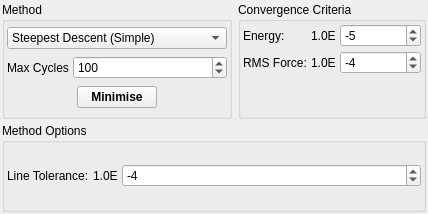
<ui version="4.0">
 <class>MinimiserDialog</class>
 <widget class="QDialog" name="MinimiserDialog">
  <property name="geometry">
   <rect>
    <x>0</x>
    <y>0</y>
    <width>428</width>
    <height>214</height>
   </rect>
  </property>
  <property name="windowTitle">
   <string>Minimiser</string>
  </property>
  <property name="windowIcon">
   <iconset resource="icons.qrc">
    <normaloff>:/stackicons/icons/stack_minimiser.svg</normaloff>:/stackicons/icons/stack_minimiser.svg</iconset>
  </property>
  <layout class="QVBoxLayout">
   <property name="spacing">
    <number>4</number>
   </property>
   <property name="margin">
    <number>2</number>
   </property>
   <item>
    <layout class="QHBoxLayout">
     <property name="spacing">
      <number>6</number>
     </property>
     <property name="margin">
      <number>0</number>
     </property>
     <item>
      <widget class="QGroupBox" name="groupBox">
       <property name="sizePolicy">
        <sizepolicy hsizetype="Minimum" vsizetype="Minimum">
         <horstretch>0</horstretch>
         <verstretch>0</verstretch>
        </sizepolicy>
       </property>
       <property name="title">
        <string>Method</string>
       </property>
       <layout class="QVBoxLayout">
        <property name="spacing">
         <number>4</number>
        </property>
        <property name="margin">
         <number>2</number>
        </property>
        <item>
         <widget class="QComboBox" name="MinimiserMethodCombo">
          <property name="sizePolicy">
           <sizepolicy hsizetype="Expanding" vsizetype="Fixed">
            <horstretch>0</horstretch>
            <verstretch>0</verstretch>
           </sizepolicy>
          </property>
          <item>
           <property name="text">
            <string>Steepest Descent (Simple)</string>
           </property>
          </item>
          <item>
           <property name="text">
            <string>Steepest Descent (Line Minimised)</string>
           </property>
          </item>
          <item>
           <property name="text">
            <string>Conjugate Gradient</string>
           </property>
          </item>
          <item>
           <property name="text">
            <string>Monte Carlo (Molecular)</string>
           </property>
          </item>
          <item>
           <property name="text">
            <string>BFGS / PM6 (MOPAC)</string>
           </property>
          </item>
         </widget>
        </item>
        <item>
         <layout class="QHBoxLayout">
          <property name="spacing">
           <number>4</number>
          </property>
          <property name="margin">
           <number>0</number>
          </property>
          <item>
           <widget class="QLabel" name="label_46">
            <property name="text">
             <string>Max Cycles</string>
            </property>
           </widget>
          </item>
          <item>
           <widget class="QSpinBox" name="MinimiseCyclesSpin">
            <property name="sizePolicy">
             <sizepolicy hsizetype="Expanding" vsizetype="Fixed">
              <horstretch>0</horstretch>
              <verstretch>0</verstretch>
             </sizepolicy>
            </property>
            <property name="minimum">
             <number>1</number>
            </property>
            <property name="maximum">
             <number>10000</number>
            </property>
            <property name="singleStep">
             <number>2</number>
            </property>
            <property name="value">
             <number>100</number>
            </property>
           </widget>
          </item>
         </layout>
        </item>
        <item>
         <layout class="QHBoxLayout">
          <property name="spacing">
           <number>4</number>
          </property>
          <property name="margin">
           <number>0</number>
          </property>
          <item>
           <spacer>
            <property name="orientation">
             <enum>Qt::Horizontal</enum>
            </property>
            <property name="sizeHint" stdset="0">
             <size>
              <width>21</width>
              <height>20</height>
             </size>
            </property>
           </spacer>
          </item>
          <item>
           <widget class="QPushButton" name="MinimiseButton">
            <property name="font">
             <font>
              <weight>75</weight>
              <bold>true</bold>
             </font>
            </property>
            <property name="text">
             <string>Minimise</string>
            </property>
            <property name="autoDefault">
             <bool>false</bool>
            </property>
           </widget>
          </item>
          <item>
           <spacer>
            <property name="orientation">
             <enum>Qt::Horizontal</enum>
            </property>
            <property name="sizeHint" stdset="0">
             <size>
              <width>21</width>
              <height>20</height>
             </size>
            </property>
           </spacer>
          </item>
         </layout>
        </item>
       </layout>
      </widget>
     </item>
     <item>
      <widget class="QGroupBox" name="ConvergenceGroup">
       <property name="sizePolicy">
        <sizepolicy hsizetype="Expanding" vsizetype="Minimum">
         <horstretch>0</horstretch>
         <verstretch>0</verstretch>
        </sizepolicy>
       </property>
       <property name="title">
        <string>Convergence Criteria</string>
       </property>
       <layout class="QGridLayout">
        <property name="margin">
         <number>2</number>
        </property>
        <property name="spacing">
         <number>4</number>
        </property>
        <item row="0" column="2">
         <widget class="QSpinBox" name="EnergyConvergeSpin">
          <property name="sizePolicy">
           <sizepolicy hsizetype="Expanding" vsizetype="Fixed">
            <horstretch>0</horstretch>
            <verstretch>0</verstretch>
           </sizepolicy>
          </property>
          <property name="minimum">
           <number>-10</number>
          </property>
          <property name="maximum">
           <number>1</number>
          </property>
          <property name="value">
           <number>-5</number>
          </property>
         </widget>
        </item>
        <item row="1" column="2">
         <widget class="QSpinBox" name="ForceConvergeSpin">
          <property name="enabled">
           <bool>true</bool>
          </property>
          <property name="sizePolicy">
           <sizepolicy hsizetype="Expanding" vsizetype="Fixed">
            <horstretch>0</horstretch>
            <verstretch>0</verstretch>
           </sizepolicy>
          </property>
          <property name="minimum">
           <number>-10</number>
          </property>
          <property name="maximum">
           <number>1</number>
          </property>
          <property name="value">
           <number>-4</number>
          </property>
         </widget>
        </item>
        <item row="0" column="1">
         <widget class="QLabel" name="label_26">
          <property name="sizePolicy">
           <sizepolicy hsizetype="Minimum" vsizetype="Preferred">
            <horstretch>0</horstretch>
            <verstretch>0</verstretch>
           </sizepolicy>
          </property>
          <property name="text">
           <string>1.0E</string>
          </property>
         </widget>
        </item>
        <item row="0" column="0">
         <widget class="QLabel" name="label_9">
          <property name="sizePolicy">
           <sizepolicy hsizetype="Minimum" vsizetype="Preferred">
            <horstretch>0</horstretch>
            <verstretch>0</verstretch>
           </sizepolicy>
          </property>
          <property name="text">
           <string>Energy:</string>
          </property>
         </widget>
        </item>
        <item row="1" column="1">
         <widget class="QLabel" name="label_45">
          <property name="sizePolicy">
           <sizepolicy hsizetype="Minimum" vsizetype="Preferred">
            <horstretch>0</horstretch>
            <verstretch>0</verstretch>
           </sizepolicy>
          </property>
          <property name="text">
           <string>1.0E</string>
          </property>
         </widget>
        </item>
        <item row="1" column="0">
         <widget class="QLabel" name="label_10">
          <property name="sizePolicy">
           <sizepolicy hsizetype="Minimum" vsizetype="Preferred">
            <horstretch>0</horstretch>
            <verstretch>0</verstretch>
           </sizepolicy>
          </property>
          <property name="text">
           <string>RMS Force:</string>
          </property>
         </widget>
        </item>
        <item row="2" column="1">
         <spacer>
          <property name="orientation">
           <enum>Qt::Vertical</enum>
          </property>
          <property name="sizeHint" stdset="0">
           <size>
            <width>20</width>
            <height>40</height>
           </size>
          </property>
         </spacer>
        </item>
       </layout>
      </widget>
     </item>
    </layout>
   </item>
   <item>
    <widget class="QGroupBox" name="MethodOptionsGroup">
     <property name="sizePolicy">
      <sizepolicy hsizetype="Minimum" vsizetype="Minimum">
       <horstretch>0</horstretch>
       <verstretch>0</verstretch>
      </sizepolicy>
     </property>
     <property name="title">
      <string>Method Options</string>
     </property>
     <layout class="QVBoxLayout">
      <property name="spacing">
       <number>4</number>
      </property>
      <property name="margin">
       <number>2</number>
      </property>
      <item>
       <widget class="QStackedWidget" name="MethodOptionsStack">
        <property name="sizePolicy">
         <sizepolicy hsizetype="Expanding" vsizetype="Minimum">
          <horstretch>0</horstretch>
          <verstretch>0</verstretch>
         </sizepolicy>
        </property>
        <property name="currentIndex">
         <number>1</number>
        </property>
        <widget class="QWidget" name="MinimiseSDPage">
         <layout class="QHBoxLayout">
          <property name="spacing">
           <number>4</number>
          </property>
          <property name="margin">
           <number>0</number>
          </property>
          <item>
           <layout class="QHBoxLayout">
            <property name="spacing">
             <number>4</number>
            </property>
            <property name="margin">
             <number>0</number>
            </property>
            <item>
             <widget class="QLabel" name="label_20">
              <property name="sizePolicy">
               <sizepolicy hsizetype="Minimum" vsizetype="Preferred">
                <horstretch>0</horstretch>
                <verstretch>0</verstretch>
               </sizepolicy>
              </property>
              <property name="text">
               <string>Line Tolerance:</string>
              </property>
             </widget>
            </item>
            <item>
             <widget class="QLabel" name="label_21">
              <property name="sizePolicy">
               <sizepolicy hsizetype="Minimum" vsizetype="Preferred">
                <horstretch>0</horstretch>
                <verstretch>0</verstretch>
               </sizepolicy>
              </property>
              <property name="text">
               <string>1.0E</string>
              </property>
             </widget>
            </item>
            <item>
             <widget class="QSpinBox" name="SDLineToleranceSpin">
              <property name="sizePolicy">
               <sizepolicy hsizetype="Expanding" vsizetype="Fixed">
                <horstretch>0</horstretch>
                <verstretch>0</verstretch>
               </sizepolicy>
              </property>
              <property name="minimum">
               <number>-10</number>
              </property>
              <property name="maximum">
               <number>-1</number>
              </property>
              <property name="value">
               <number>-4</number>
              </property>
             </widget>
            </item>
           </layout>
          </item>
         </layout>
        </widget>
        <widget class="QWidget" name="MethodCGOptionsPage">
         <layout class="QVBoxLayout">
          <property name="spacing">
           <number>4</number>
          </property>
          <property name="margin">
           <number>0</number>
          </property>
          <item>
           <layout class="QHBoxLayout">
            <property name="spacing">
             <number>4</number>
            </property>
            <property name="margin">
             <number>0</number>
            </property>
            <item>
             <widget class="QLabel" name="label_47">
              <property name="sizePolicy">
               <sizepolicy hsizetype="Minimum" vsizetype="Preferred">
                <horstretch>0</horstretch>
                <verstretch>0</verstretch>
               </sizepolicy>
              </property>
              <property name="text">
               <string>Line Tolerance:</string>
              </property>
             </widget>
            </item>
            <item>
             <widget class="QLabel" name="label_48">
              <property name="sizePolicy">
               <sizepolicy hsizetype="Minimum" vsizetype="Preferred">
                <horstretch>0</horstretch>
                <verstretch>0</verstretch>
               </sizepolicy>
              </property>
              <property name="text">
               <string>1.0E</string>
              </property>
             </widget>
            </item>
            <item>
             <widget class="QSpinBox" name="CGLineToleranceSpin">
              <property name="sizePolicy">
               <sizepolicy hsizetype="Expanding" vsizetype="Fixed">
                <horstretch>0</horstretch>
                <verstretch>0</verstretch>
               </sizepolicy>
              </property>
              <property name="minimum">
               <number>-10</number>
              </property>
              <property name="maximum">
               <number>-1</number>
              </property>
              <property name="value">
               <number>-4</number>
              </property>
             </widget>
            </item>
           </layout>
          </item>
         </layout>
        </widget>
        <widget class="QWidget" name="MethodMCOptionsPage"/>
        <widget class="QWidget" name="MethodSimplexOptionsPage"/>
       </widget>
      </item>
     </layout>
    </widget>
   </item>
  </layout>
 </widget>
 <tabstops>
  <tabstop>MinimiserMethodCombo</tabstop>
  <tabstop>MinimiseCyclesSpin</tabstop>
  <tabstop>MinimiseButton</tabstop>
  <tabstop>EnergyConvergeSpin</tabstop>
  <tabstop>ForceConvergeSpin</tabstop>
  <tabstop>SDLineToleranceSpin</tabstop>
  <tabstop>CGLineToleranceSpin</tabstop>
 </tabstops>
 <resources>
  <include location="icons.qrc"/>
 </resources>
 <connections/>
</ui>
